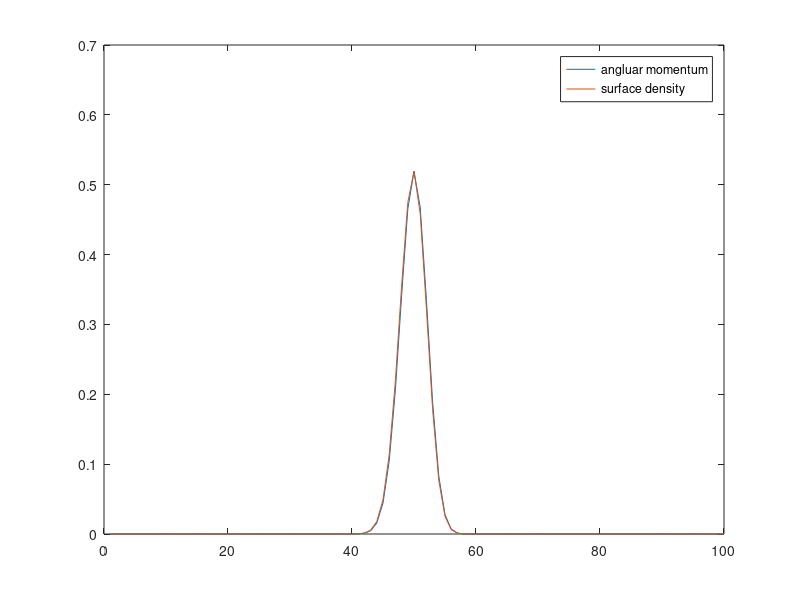

Recreate this plot in MATLAB.
X1=0.02;
Xn=2;
m=100;
dX=2/m;
X=zeros(m,1);
X(1)=dX;
for i=2:m
    X(i)=X(i-1)+dX;
end
dtau=0.0001;
n=(0.52/dtau);
sigma=zeros(m,n+1);
f=zeros(m,n+1);
g=zeros(m,n+1);
for i=1:m
sigma(i,1)=exp(-((X(i)-1)^2)/0.001);
end
for i=1:m
        g(i,1)=3*sigma(i,1)*X(i);
        f(i,1)=4*(X(i)^3)*sigma(i,1);
end
for j=1:n+1
    for i=j+1:m-j
        f(i,j+1)=f(i,j)+(dtau/(dX^2))*(g(i+1,j)-2*g(i,j)+g(i-1,j));
        sigma(i,j+1)=f(i,j+1)/(4*X(i)^3);
        g(i,j+1)=3*sigma(i,j+1)*X(i);
    end
end
    
     xlabel('r')
ylabel('angular momentum/surface density') 
    plot (sigma(:,10).*X)
hold on
plot (sigma(:,10))
legend('angluar momentum','surface density')

   
    